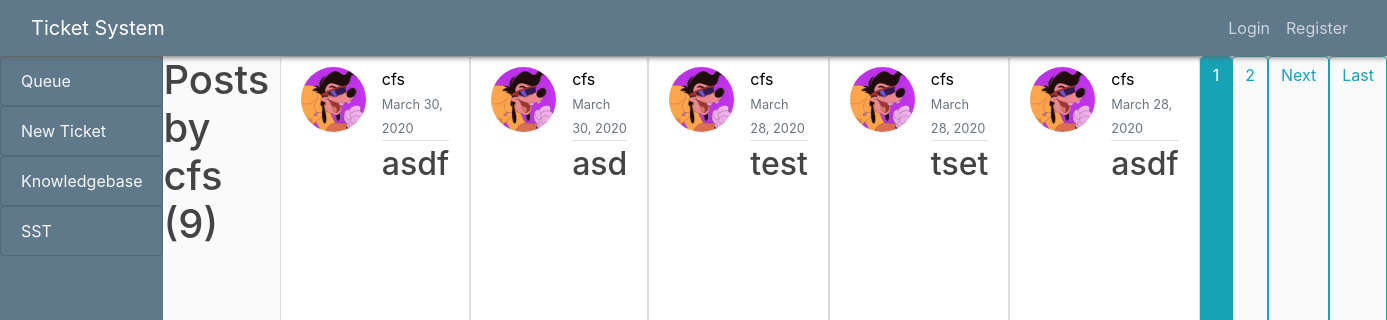
Page /user/cfs on the earlier database version.
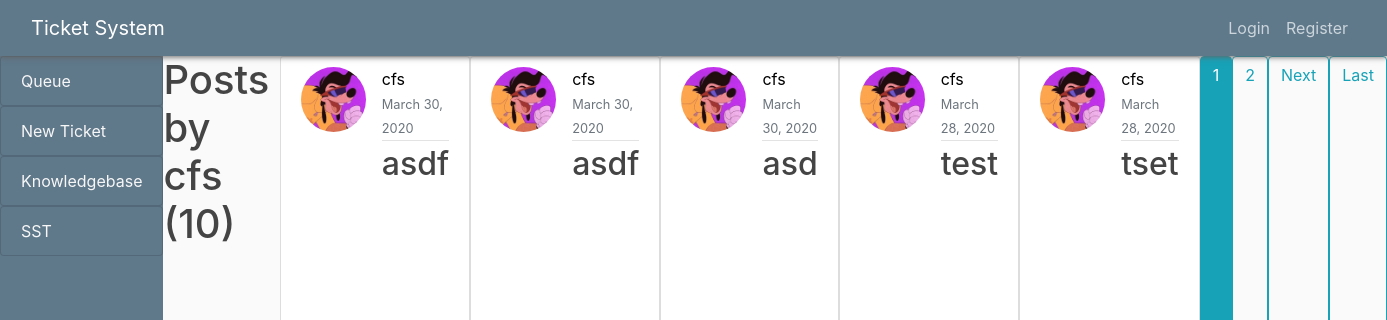
Same page on the later database version.
### blog/models.py (models this page shows, shortened)
class Post(models.Model):
    title = models.CharField(max_length=100)
    description = models.TextField()
    date_posted = models.DateTimeField(default=timezone.now)
    author = models.ForeignKey(User, on_delete=models.CASCADE) # FIX: Users tickets do not get deleted when
    TICKET_PRIORITY = [
        ('4 - Low', '4 - Low'),
        ('3 - Averege', '3 - Averege'),
        ('2 - High', '2 - High'),
        ('1 - Critical', '1 - Critical'),
    ]
    priority = models.CharField(max_length=12, choices=TICKET_PRIORITY, default='4 - Low')
    TICKET_STATUS = [
        ('Work in progress', 'Work in progress'),
        ('Pending customer', 'Pending customer'),
        ('Pending vendor', 'Pending vendor'),
        ('Closed', 'Closed'),
    ]
    status = models.CharField(max_length=50, choices=TICKET_STATUS, default='In Progress')

### users/models.py (models this page shows, shortened)
class Profile(models.Model):
    user = models.OneToOneField(User, on_delete=models.CASCADE) # Deletes the profile if user is deleted
    image = models.ImageField(default='default.jpg', upload_to='profile_pics')

### blog/views.py (the view)
# urls.py: path('user/<str:username>', UserPostListView.as_view(), name='user-posts'),
class UserPostListView(ListView):
    model = Post
    template_name = 'blog/user_posts.html' # <app>/<model>_<viewtype>.html
    context_object_name = 'posts'
    paginate_by = 5 # makes it 5 posts per page
    def get_queryset(self):
        user = get_object_or_404(User, username=self.kwargs.get('username'))
        return Post.objects.filter(author=user).order_by('-date_posted')

### blog/templates/blog/user_posts.html (shortened to what this page needs)
{% extends "blog/base.html" %}
{% block content %}
    <h1 class="mb-3">Posts by {{ view.kwargs.username }} ({{ page_obj.paginator.count }})</h1>
  {% for post in posts %}
    <article class="media content-section">
      <img class="rounded-circle article-img" src="{{ post.author.profile.image.url }}">
      <div class="media-body">
        <div class="article-metadata">
          <a class="mr-2" href="{% url 'user-posts' post.author.username %}">{{ post.author }}</a>
          <small class="text-muted">{{ post.date_posted|date:"F d, Y" }}</small>
        </div>
        <h2><a class="article-title" href="{% url 'post-detail' post.id %}">{{ post.title }}</a></h2>
      </div>
    </article>
  {% endfor %}
  {% if is_paginated %}
    {% for num in page_obj.paginator.page_range %}
      {% if page_obj.number == num %}
        <a class="btn btn-info mb-4" href="?page={{ num }}">{{ num }}</a>
      {% elif num > page_obj.number|add:'-3' and num < page_obj.number|add:'3' %}
        <a class="btn btn-outline-info mb-4" href="?page={{ num }}">{{ num }}</a>
      {% endif %}
    {% endfor %}
    {% if page_obj.has_next %}
      <a class="btn btn-outline-info mb-4" href="?page={{ page_obj.next_page_number }}">Next</a>
      <a class="btn btn-outline-info mb-4" href="?page={{ page_obj.paginator.num_pages }}">Last</a>
    {% endif %}
  {% endif %}
{% endblock content %}

Differences in the rows shown:
no longer on this page (row unchanged): Post: author.profile.image (picture), author "cfs", date_posted "March 28, 2020", title "asdf"
added Post: author.profile.image (picture), author "cfs", date_posted "March 30, 2020", title "asdf"
Other differences:
{{ page_obj.paginator.count }}: "9" → "10"
